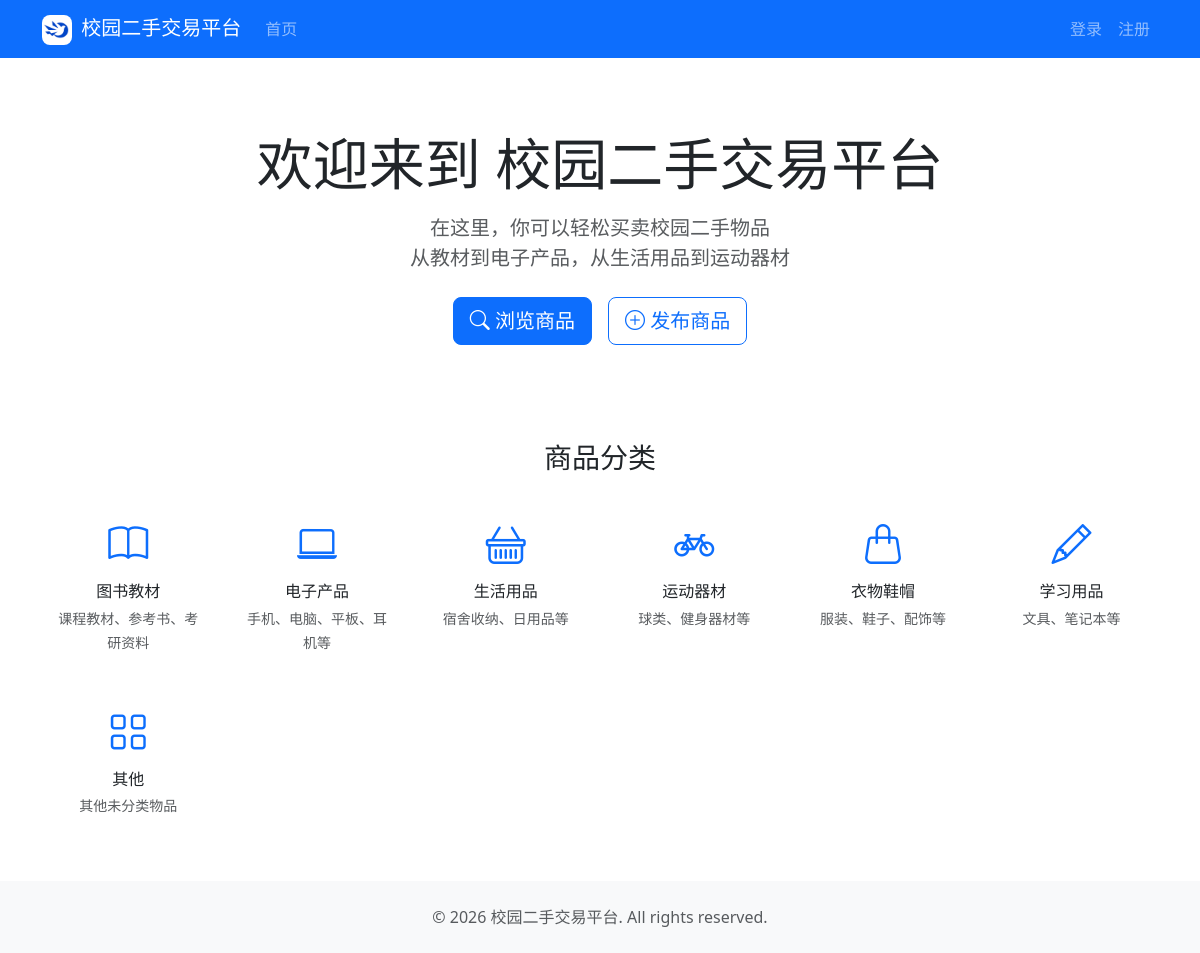
The page / on the database its author committed.
### app/models/category.py (models this page shows, shortened)
class Category(db.Model):
    __tablename__ = "categories"
    id = db.Column(db.Integer, primary_key=True, autoincrement=True)
    name = db.Column(db.String(64), nullable=False)
    description = db.Column(db.String(256), nullable=True)
    icon = db.Column(db.String(64), nullable=True)
    sort_order = db.Column(db.Integer, default=0)
    products = db.relationship("Product", back_populates="category", lazy="dynamic")

### app/blueprints/main/routes.py (the view)
@bp.route("/")
def index():
    categories = Category.query.order_by(Category.sort_order).all()
    latest_products = (
        Product.query
        .filter_by(status="active")
        .order_by(Product.created_at.desc())
        .limit(6)
        .all()
    )
    return render_template(
        "main/index.html",
        categories=categories,
        latest_products=latest_products,
    )

### app/templates/main/index.html (shortened to what this page needs)
{% extends "base.html" %}
{% block content %}
<div class="text-center py-5">
    <h1 class="display-4 mb-3">欢迎来到 {{ app_name }}</h1>
    <p class="lead text-muted mb-4">
        在这里，你可以轻松买卖校园二手物品<br>
        从教材到电子产品，从生活用品到运动器材
    </p>
    <div class="d-flex justify-content-center gap-3">
        <a href="{{ url_for('product.index') }}" class="btn btn-primary btn-lg">
            <i class="bi bi-search"></i> 浏览商品
        </a>
        <a href="{{ url_for('product.create') }}" class="btn btn-outline-primary btn-lg">
            <i class="bi bi-plus-circle"></i> 发布商品
        </a>
    </div>
</div>
{% if categories %}
<div class="mt-5">
    <h3 class="text-center mb-4">商品分类</h3>
    <div class="row g-3">
        {% for cat in categories %}
        <div class="col-6 col-md-4 col-lg-3 col-xl-2">
            <a href="{{ url_for('product.index', category=cat.id) }}"
               class="card border-0 text-center text-decoration-none h-100 category-card">
                <div class="card-body py-3">
                    <i class="bi {{ cat.icon or 'bi-grid' }} text-primary" style="font-size: 2.5rem;"></i>
                    <h6 class="card-title mt-2 mb-1 text-dark">{{ cat.name }}</h6>
                    {% if cat.description %}
                    <small class="text-muted">{{ cat.description }}</small>
                    {% endif %}
                </div>
            </a>
        </div>
        {% endfor %}
    </div>
</div>
{% endif %}
{% endblock %}

### app/static/css/style.css (style rules this page uses)
.category-card { transition: background-color 0.2s ease, transform 0.2s ease; }

### rows shown on the page
Category: name "图书教材", description "课程教材、参考书、考研资料"
Category: name "电子产品", description "手机、电脑、平板、耳机等"
Category: name "生活用品", description "宿舍收纳、日用品等"
Category: name "运动器材", description "球类、健身器材等"
Category: name "衣物鞋帽", description "服装、鞋子、配饰等"
Category: name "学习用品", description "文具、笔记本等"
Category: name "其他", description "其他未分类物品"

### other values the page prints
{{ app_name }} "校园二手交易平台"
